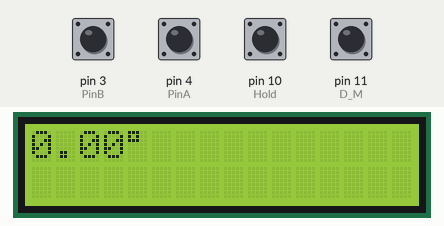
This sketch was run on a simulated Arduino Uno, built with avr-gcc and run on an emulated ATmega328P. Shown: 16×2 character LCD. Inputs (shaded band) come from the test bench; at power-on: pin 3 (PinB), pin 4 (PinA), pin 10 (Hold), pin 11 (D_M) HIGH. What the sketch prints to the serial monitor is not drawn.

Above: at 1.2 s.
1.3 s: pin 10 (Hold) driven LOW
At 2.04 s:
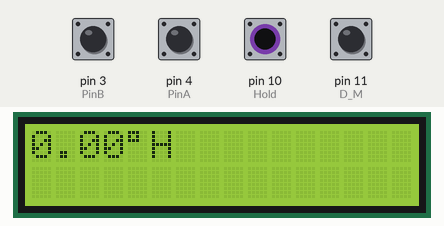
4.2 s: pin 11 (D_M) driven LOW
At 4.8 s:
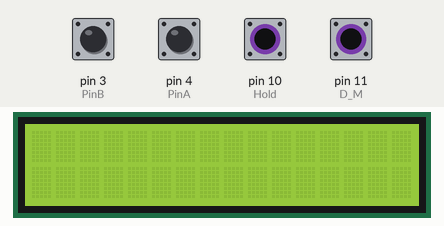
At 5.5 s:
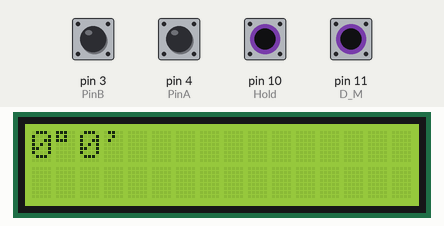
7.2 s: pin 10 (Hold) driven HIGH
9.3 s: pin 11 (D_M) driven HIGH
10.8 s: pin 10 (Hold) pulsed LOW 2 times (0.12 s each, 0.3 s apart)
12.9 s: pin 11 (D_M) pulsed LOW 5 times (0.12 s each, 0.3 s apart)
Timing chart, 0 to 15.9 s (numbered marks = the images above; inputs shaded):
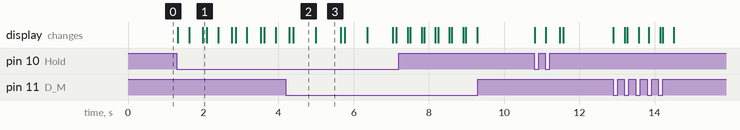

The sketch:

02-Code_Encoder.ino
```cpp
#include <LiquidCrystal.h>
#include <SoftwareSerial.h>

// Bit math macros
#define TOG_BIT(VAR,BIT)  VAR ^=  (1 << (BIT))
#define GET_BIT(VAR,BIT)  ((VAR >> BIT) & 1  )
#define SET_BIT(VAR,BIT)  VAR |=  (1 << (BIT))
#define CLR_BIT(VAR,BIT)  VAR &= ~(1 << (BIT))

// define lcd 16 x 2pins
#define d4 A4
#define d5 A3
#define d6 A2
#define d7 A1
#define en 6
#define rs 7

// Switches
#define  Hold   10
#define  D_M    11

// Analog read from pot
//#define  A0     8

// Bluetooth Module
#define TxD 8
#define RxD 9

#define PinA  4
#define PinB  3

#define degree_symbol "\337"

//float adcVal,angle;
float degree,minute;
char Flag = 3;

int aVal;
int PinALast;
int EncoderPosCount = 0;

float angle;

LiquidCrystal lcd(rs, en, d4, d5, d6, d7);
SoftwareSerial mySerial(RxD, TxD);

void FLAG_VAL(void);
float mapf(float x, float in_min, float in_max, float out_min, float out_max);


void setup() {

  //pinMode(A0,INPUT);

  pinMode (PinA,INPUT);
  pinMode (PinB,INPUT);

  pinMode(Hold,INPUT);
  pinMode(D_M,INPUT);

  // Initialization
  Serial.begin(9600);
  mySerial.begin(9600);
  lcd.begin(16, 2);
  lcd.setCursor(0,0);

  PinALast = digitalRead(PinA); // Read Pin A Initial State
  attachInterrupt(digitalPinToInterrupt(PinB), update, CHANGE);

}

void loop() {
  angle = mapf(EncoderPosCount,0.00,30.00,0.00,360.00); // mapping float values from analog to pot values
 // angle = (float)EncoderPosCount;
  FLAG_VAL(); // call function to check flags

  if(!GET_BIT(Flag,0)) // if D/M is pressed once
  {
    degree = angle;
    minute = (angle - (int)degree ) * 60.0;
    // Print values to LCD
    lcd.print((int)degree);
    lcd.print(degree_symbol);
    lcd.print((int)minute);
    lcd.print("'");
    // Print values to serial monitor
    Serial.println(" ");
    Serial.println("******* Value *******");
    Serial.print((int)degree);
    Serial.print("°");
    Serial.print((int)minute);
    Serial.print("'");
    Serial.println(" ");
    Serial.println("*********************");
    // Print values to BTM ( Bluetooth Module )
    mySerial.println(" ");
    mySerial.println("******* Value *******");
    mySerial.print(degree);
    mySerial.print("°");
    mySerial.print(minute);
    mySerial.print("'");
    mySerial.println(" ");
    mySerial.println("*********************");
    }
  else // (digitalRead(D_M) == 1) // if D/M pressed again
  {
    // Print values to LCD
    lcd.print(angle);
    lcd.print(degree_symbol);
    // Print values to Serial Monitor
    Serial.println(" ");
    Serial.println("******* Value *******");
    Serial.print(angle);
    Serial.print("°");
    Serial.print(" ");
    Serial.println(" ");
    Serial.println("*********************");
    // Print values to BTM
    mySerial.println(" ");
    mySerial.println("******* Value *******");
    mySerial.print(angle);
    mySerial.print("°");
    mySerial.print(" ");
    mySerial.println(" ");
    mySerial.println("*********************");
  }

  while(!GET_BIT(Flag,1)) // If Hold is pressed
  {
    FLAG_VAL(); // Keep checking the change in flags
    if(GET_BIT(Flag,2))
    {
      Serial.print('H');
      lcd.print('H');
    }
    CLR_BIT(Flag,2);
    delay(100);

    };

 // delay(500);
  lcd.clear();
  lcd.setCursor(0,0);
}


void FLAG_VAL(void)
{
  if(!digitalRead(D_M))
  {
    TOG_BIT(Flag,0);
    delay(300);
  }
  if(!digitalRead(Hold))
  {
    TOG_BIT(Flag,1);
    SET_BIT(Flag,2);
    delay(300);
  }
}

// Function for mapping
float mapf(float x, float in_min, float in_max, float out_min, float out_max)
{
  return (x - in_min) * (out_max - out_min) / (in_max - in_min) + out_min;
}


void update ()
{
    aVal = digitalRead(PinA); // Reads the "current" state of the outputA
  // If the previous and the current state of the outputA are different, that means a Pulse has occured

    if(aVal != PinALast) // if Pin A value doesn't equal last pos
  // If the outputB state is different to the outputA state, that means the encoder is rotating clockwise
  {
    if(digitalRead(PinB) != aVal) // Rotating CW
    {
      EncoderPosCount ++;
    }
    else
    {
      EncoderPosCount --;
    }
  }
    PinALast = aVal;
}
```

Measured:
- after the input at 1.3 s, the display: first changes at once (image 1 shows a later state)
- after the input at 9.3 s, every drawn part: stays the same
- what the display in image 2 shows lasts 0.6 s, from 4.4 s to 5.0 s
- what the display in image 3 shows lasts 0.7 s, from 5.0 s to 5.7 s
